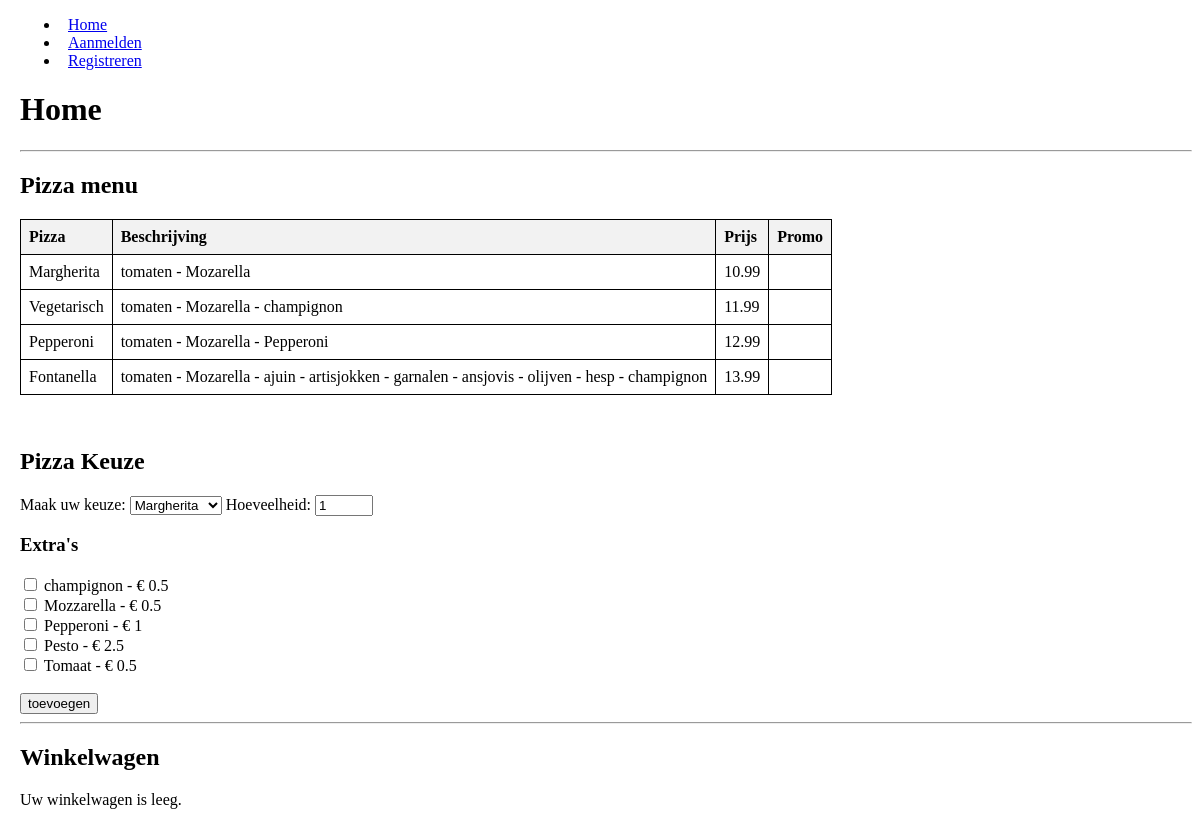
The page /homeController.php on the database its author committed.
### tables this page shows
CREATE TABLE Pizzas (
    pizza_id INT(10) UNSIGNED NOT NULL PRIMARY KEY,
    pizza_naam VARCHAR(255) NOT NULL,
    pizza_beschrijving VARCHAR(255) NOT NULL,
    prijs DECIMAL(8, 2) NOT NULL
);

CREATE TABLE Ingredienten (
    ingredient_id INT(10) UNSIGNED NOT NULL PRIMARY KEY,
    ingredient_naam VARCHAR(100) NOT NULL, 
    prijs DECIMAL(8, 2) NOT NULL
);

### homeController.php (called while the page is built, shortened)
<?php
$title = "Home";
$pizzaService = new PizzaService();
$ingredientService = new IngredientService();
$pizzaLijst = $pizzaService->getPizzasGeenPromo();
$ingredientLijst = $ingredientService->getIngredienten();
require_once "App/Presentation/template.php";

### App/Data/PizzaDAO.php (called while the page is built, shortened)
<?php
class PizzaDAO extends DBConfig {
    public function getAllePizzas(): array {
        $sql = "SELECT pizza_id, pizza_naam, pizza_beschrijving, prijs FROM pizzas ORDER BY prijs";
        $dbh = new PDO(parent::$DB_CONNSTRING, parent::$DB_USERNAME,
        parent::$DB_PASSWORD);
        $resultSet = $dbh->query($sql);
        $lijst = [];
        foreach ($resultSet as $rij) {
            $pizza = new Pizza((int) $rij["pizza_id"], $rij["pizza_naam"], $rij["pizza_beschrijving"], (float) $rij["prijs"]);
            array_push($lijst, $pizza);
        }
        return $lijst;
    }
}

### App/Business/PizzaService.php (called while the page is built, shortened)
<?php
Class PizzaService {
    Private PizzaDAO $pizzaDAO;
    public function __construct()
    {
        $this->pizzaDAO = new PizzaDAO();
    }
    public function getPizzasGeenPromo(): array {
        return $this->pizzaDAO->getAllePizzas();
    }
}

### App/Entities/Pizza.php (called while the page is built, shortened)
<?php
Class Pizza {
    private string $naam;
    private string $beschrijving;
    private float $prijs;
    public function __construct(int $id, string $naam, string $beschrijving, float $prijs) {
        $this->naam = $naam;
        $this->beschrijving = $beschrijving;
        $this->prijs = $prijs;
    }
    public function getNaam(): string {
        return $this->naam;
    }
    public function getBeschrijving(): string {
        return $this->beschrijving;
    }
    public function getPrijs(): float {
        return $this->prijs;
    }
}

### App/Data/IngredientDAO.php (called while the page is built, shortened)
<?php
class IngredientDAO extends DBConfig {
    public function getAlleIngredienten(): array {
        $sql = "SELECT ingredient_id, ingredient_naam, prijs FROM ingredienten ORDER BY ingredient_naam";
        $dbh = new PDO(parent::$DB_CONNSTRING, parent::$DB_USERNAME,
        parent::$DB_PASSWORD);
        $resultSet = $dbh->query($sql);
        $lijst = [];
        foreach ($resultSet as $rij) {
            $ingredient = new Ingredient((int) $rij["ingredient_id"], $rij["ingredient_naam"], (float) $rij["prijs"]);
            array_push($lijst, $ingredient);
        }
        return $lijst;
    }
}

### App/Business/IngredientService.php (called while the page is built, shortened)
<?php
Class IngredientService {
    Private IngredientDAO $ingredientDAO;
    public function __construct() {
        $this->ingredientDAO = new IngredientDAO();
    }
    public function getIngredienten(): array {
        return $this->ingredientDAO->getAlleIngredienten();
    }
}

### App/Entities/Ingredient.php (called while the page is built, shortened)
<?php
Class Ingredient {
    private string $naam;
    private float $prijs;
    public function __construct(int $id, string $naam, float $prijs) {
        $this->naam = $naam;
        $this->prijs = $prijs;
    }
    public function getNaam(): string {
        return $this->naam;
    }
    public function getPrijs(): float {
        return $this->prijs;
    }
}

### App/Presentation/home/index.php (the view, shortened to what this page needs)
<h1><?= $title ?></h1>
<hr/>
<div>
    <div>
        <h2>Pizza menu</h2>
        <table>
            <thead>
                <tr>
                    <th>Pizza</th>
                    <th>Beschrijving</th>
                    <th>Prijs</th>
                    <th>Promo</th>
                </tr>
            </thead>
            <tbody>
                <?php foreach($pizzaLijst as $pizza):?>
                    <tr>
                        <td><?php echo $pizza->getNaam(); ?></td>
                        <td><?php echo $pizza->getBeschrijving(); ?></td>
                        <td><?php echo $pizza->getPrijs(); ?></td>
                        <td>
                        </td>
                    </tr>
                <?php endforeach;?>
            </tbody>
        </table>
    </div>
    <br/>
    <div>
        <h2>Pizza Keuze</h2>
        <form action="homeController.php" method="POST">
            <label for="pizza">Maak uw keuze:</label>
            <select name="pizza" id="pizza">
                <?php foreach($pizzaLijst as $pizza):?>
                    <option value="<?php echo $pizza->getNaam() ?>"><?php echo $pizza->getNaam() ?></option>
                <?php endforeach;?>
            </select>
            <label for="hoeveelheid">Hoeveelheid:</label>
            <input type="number" class="hoeveelheidVeld" name="hoeveelheid" id="hoeveelheid" value="1" min="1" required>
            <h3>Extra's</h3>
            <?php foreach($ingredientLijst as $ingredient):?>
                <input type ="checkbox" id="<?php echo $ingredient->getNaam();?>" name="extras[]"
                    value="<?php echo $ingredient->getNaam(); ?>"/>
                <label for="<?php echo $ingredient->getNaam();?>"><?php echo $ingredient->getNaam() . " - € " . $ingredient->getPrijs();?></label>
                <br/>
            <?php endforeach;?>
            <br/>
            <input type="submit" name="toevoegenAanWinkelwagen" value="toevoegen"/>
        </form>
        <hr/>
    </div>
    <?php require_once $winkelwagen; ?>
</div>

### App/Presentation/template.php (shortened to what this page needs)
<!DOCTYPE html>
<html lang="en">
<?php require_once "App/Presentation/components/head.php" ?>
<body>
<?php require_once "App/Presentation/components/menu.php"; ?>
<div class="content">
    <?php require_once $view; ?>
</div>
</body>
</html>

### App/Presentation/components/head.php (shortened to what this page needs)
<head>
    <link rel="stylesheet" href="Public/css/main.css"/>
</head>

### App/Presentation/components/menu.php (shortened to what this page needs)
<nav>
    <ul>
        <li><a href="homeController.php">Home</a></li>
        <?php if(!isset($_SESSION["login"])): ?>
        <li><a href="accountController.php">Aanmelden</a></li>
        <li><a href="registrerenController.php">Registreren</a></li>
        <?php endif; ?>
    </ul>
</nav>

### App/Presentation/winkelwagen/index.php
<h2>Winkelwagen</h2>
<div>
<?php if(!empty($_SESSION['winkelwagen'])): ?>
    <ul>
        <?php $totaalSom = 0; ?>
        <?php foreach ($_SESSION['winkelwagen'] as $index => $artikel): ?>
            <li>
                <?php echo $artikel['hoeveelheid'] . 'x ' . $artikel['pizza']; ?>
                <?php $ingredienten = []; ?>
                <?php if (!empty($artikel['extras'])): ?>
                    (<?php foreach($artikel['extras'] as $extra): ?>
                        <?php echo $extra . " "; ?>
                        <?php array_push($ingredienten, $extra); ?>
                    <?php endforeach; ?>)
                <?php endif; ?>
                <?php $pizzaPrijs = $winkelwagenService->berekenPrijsPizza(
                        (int) $artikel['hoeveelheid'],
                         $artikel['pizza'],
                         $ingredienten,
                         $ingelogd
                        )?>
                <?php echo "€ " . $pizzaPrijs;?>
                <?php $totaalSom += $pizzaPrijs;?>
                <a href="?verwijder=<?php echo $index; ?>">Verwijder</a>
            </li>
        <?php endforeach; ?>
    </ul>
    <label for="totaalSom">Totaal = € </label>
    <?php echo $totaalSom; ?>
    <a href="?leegmaken">Winkelwagen leegmaken</a>
<?php else: ?>
    <p>Uw winkelwagen is leeg.</p>
<?php endif; ?>
</div>

### Public/css/main.css (style rules this page uses)
body { margin-left: 20px; }
div { margin-bottom: 15px; }
a { padding: .5em; }
table { border: 1px solid #000000; border-collapse: collapse; }
th, td { border: 1px solid #000000; text-align: left; padding: 8px; }
th { background-color: #f2f2f2; }
.hoeveelheidVeld { width: 50px; }

### rows shown on the page
pizzas: pizza_naam "Margherita", pizza_beschrijving "tomaten - Mozarella", prijs "10.99"
pizzas: pizza_naam "Vegetarisch", pizza_beschrijving "tomaten - Mozarella - champignon", prijs "11.99"
pizzas: pizza_naam "Pepperoni", pizza_beschrijving "tomaten - Mozarella - Pepperoni", prijs "12.99"
pizzas: pizza_naam "Fontanella", pizza_beschrijving "tomaten - Mozarella - ajuin - artisjokken - garnalen - ansjovis - olijven - hesp - champignon", prijs "13.99"
ingredienten: ingredient_naam "champignon", prijs "0.5"
ingredienten: ingredient_naam "Mozzarella", prijs "0.5"
ingredienten: ingredient_naam "Pepperoni", prijs "1"
ingredienten: ingredient_naam "Pesto", prijs "2.5"
ingredienten: ingredient_naam "Tomaat", prijs "0.5"

### other values the page prints
$title "Home"
form field pizza "Margherita"
